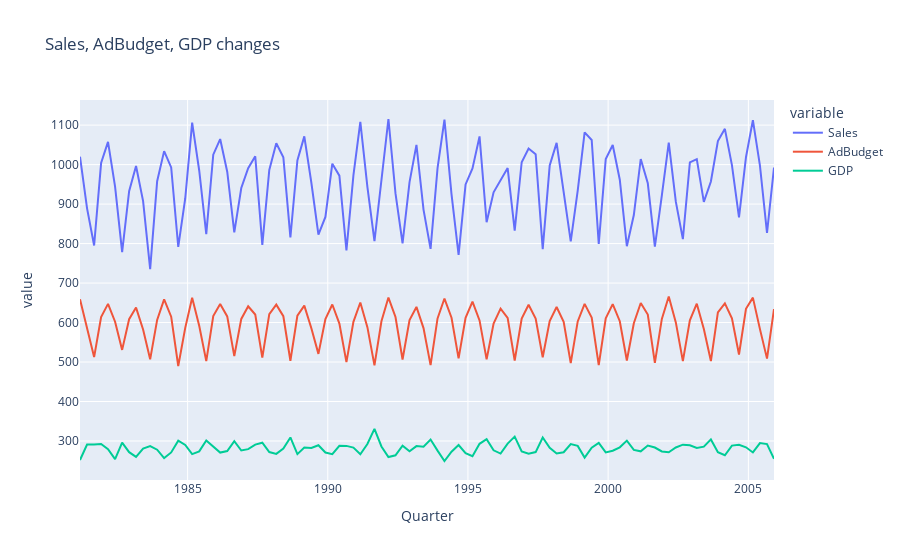

This figure's notebook cell:
### Code cell
fig = px.line(tute, x="Quarter", y=['Sales','AdBudget', 'GDP'], title='Sales, AdBudget, GDP changes')
fig.show()
